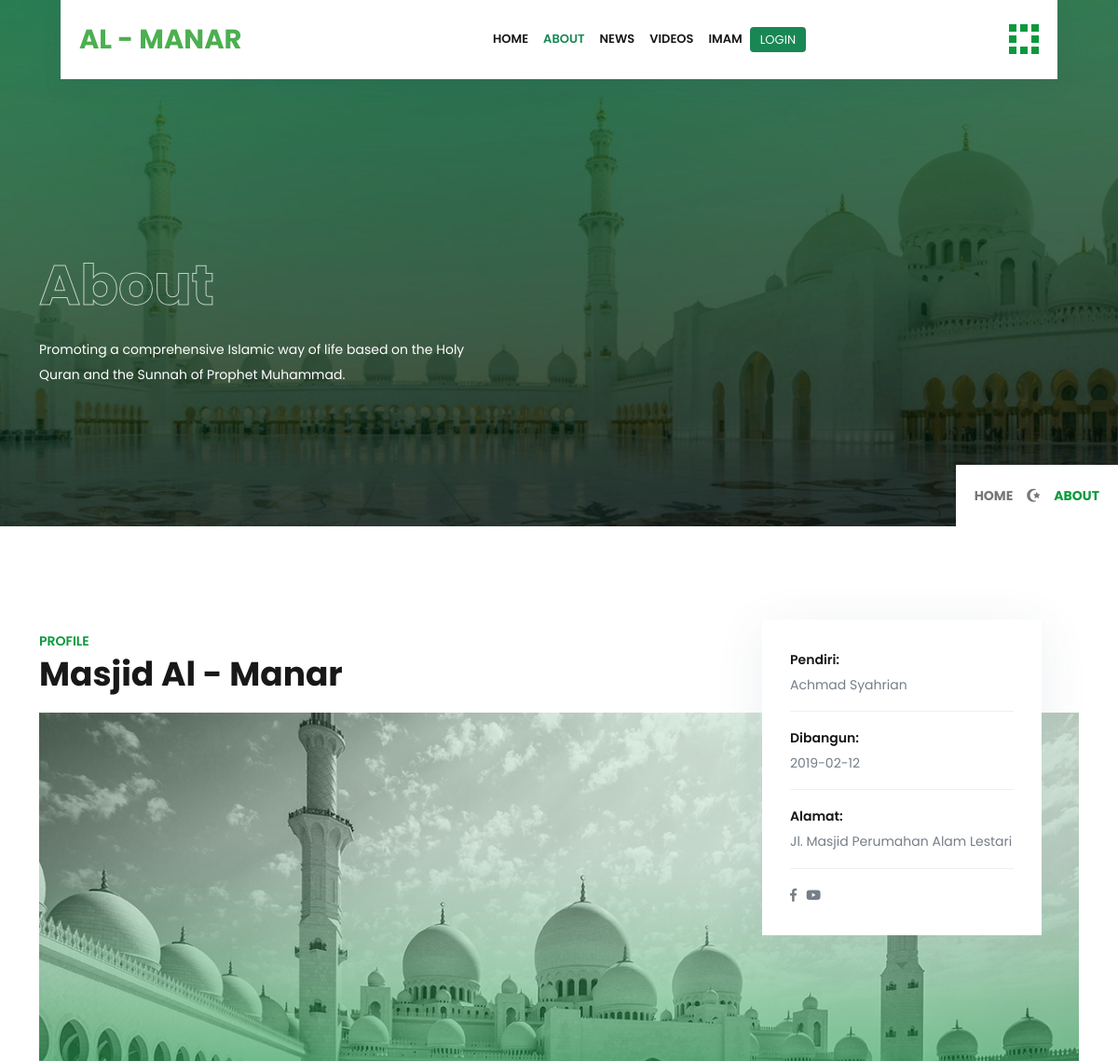
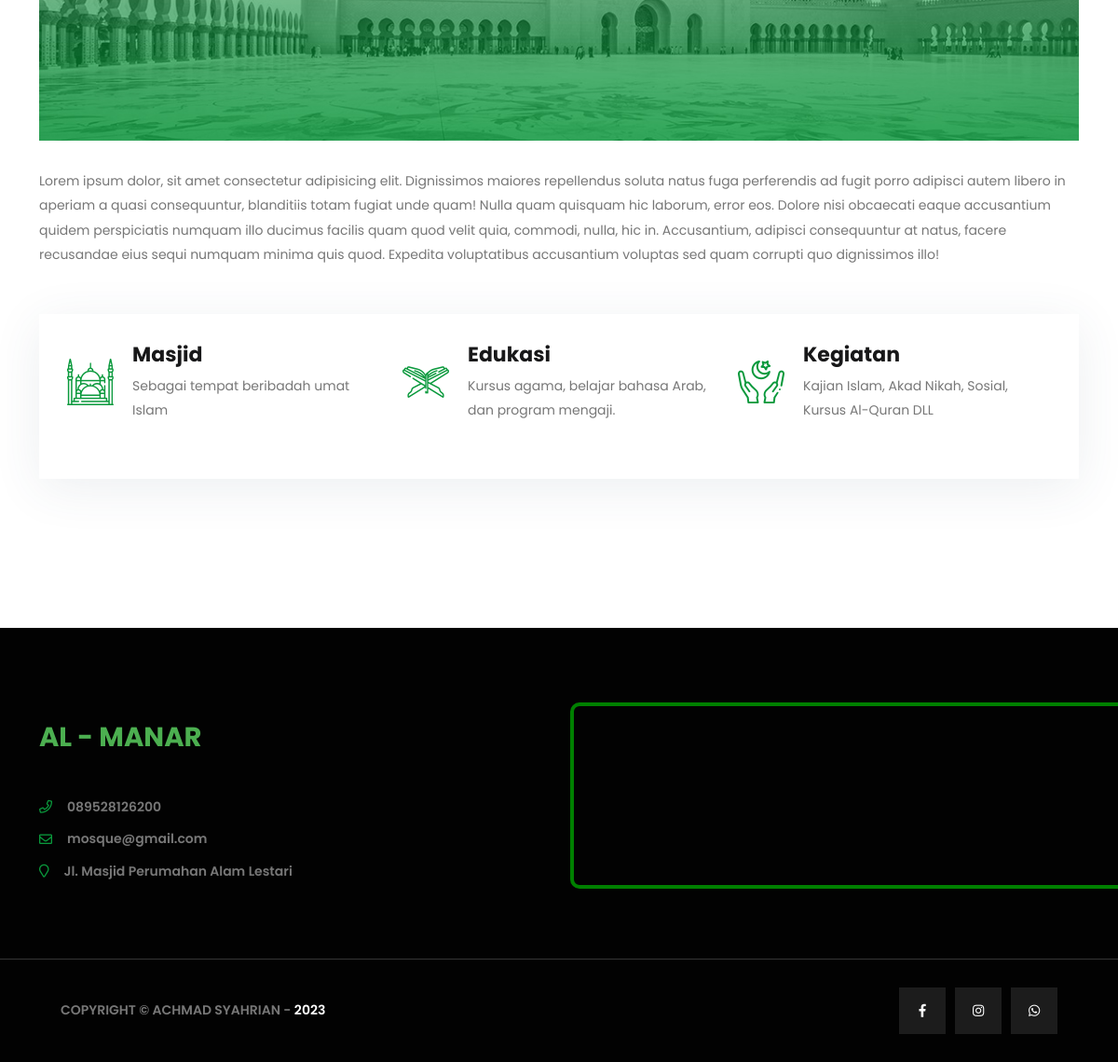
The page /users/pages/about.php on the database its author committed (2 pictures, top to bottom).
### tables this page shows
CREATE TABLE `masjid` (
  `id_masjid` int(11) NOT NULL,
  `nama_masjid` varchar(100) NOT NULL,
  `deskripsi` text NOT NULL,
  `pendiri` varchar(100) NOT NULL,
  `tgl_bangun` date NOT NULL,
  `alamat` text NOT NULL,
  `telp` varchar(100) NOT NULL,
  `email` varchar(100) NOT NULL,
  `facebook` varchar(100) NOT NULL,
  `youtube` varchar(100) NOT NULL,
  `foto` varchar(100) NOT NULL
);

### users/inc/mobile-nav.php (called while the page is built, shortened)
<?php include('navbar.php'); ?>

### users/pages/functions.php (called while the page is built, shortened)
<?php
$connect = mysqli_connect("localhost","root", "", "project_masjid");
function query($query) {
  global $connect;
  $result = mysqli_query($connect, $query);
  $rows = [];
    while ($row = mysqli_fetch_assoc($result)) {
      $rows[] = $row;
    }
    return $rows;
}
?>

### users/pages/about.php (the view, shortened to what this page needs)
<?php
require "functions.php";
$titlePage = "About";
?>
<!DOCTYPE html>
<html lang="en" dir="ltr">
  <?php include('../inc/head.php'); ?>
<body>
  <?php include('../inc/mobile-nav.php'); ?>
  <?php include('../inc/header.php'); ?>
  <?php include('../inc/sub-header.php'); ?>
   <div class="section">
    <div class="container">
      <div class="entry-content">
        <span class="fw-600 custom-primary text-uppercase">Profile</span>
        <h3 class="entry-title">Masjid <?= $resultMasjid['nama_masjid']; ?></h3>
        <div class="sigma_post-single-thumb">
            <img src="../../assets/img/about/<?= $resultMasjid['foto'];?>"  alt="post">
          <div class="sigma_box">
            <div class="sigma_list-item">
              <label>Pendiri:</label>
              <span>
                <?= $resultMasjid['pendiri'] ? $resultMasjid['pendiri'] : "-"; ?>
              </span>
            </div>
            <div class="sigma_list-item">
              <label>Dibangun:</label>
              <span>
                <?= $resultMasjid['tgl_bangun'] ? $resultMasjid['tgl_bangun'] : "-"; ?>
              </span>
            </div>
            <div class="sigma_list-item">
              <label>Alamat:</label>
              <span>
                <?= $resultMasjid['alamat'] ? $resultMasjid['alamat'] : "-"; ?>
              </span>
            </div>
            <div class="sigma_list-item">
              <ul class="sigma_sm">
                <li>
                  <a href="<?= $resultMasjid['facebook'] ? $resultMasjid['facebook'] : "#"; ?>">
                    <i class="fab fa-facebook-f"></i>
                  </a>
                </li>
                <li>
                  <a href="<?= $resultMasjid['youtube'] ? $resultMasjid['youtube'] : "#"; ?>">
                    <i class="fab fa-youtube"></i>
                  </a>
                </li>
              </ul>
            </div>
          </div>
        </div>
        <p> <?= $resultMasjid['deskripsi'] ? $resultMasjid['deskripsi'] : "Tidak ada deskripsi tentang masjid ini"; ?> </p>
        <div class="sigma_box">
          <div class="row">
            <div class="col-md-4">
              <div class="sigma_icon-block icon-block-3">
                <div class="icon-wrapper">
                  <i class="flaticon-mosque"></i>
                </div>
                <div class="sigma_icon-block-content">
                  <h5> Masjid </h5>
                  <p>Sebagai tempat beribadah umat Islam</p>
                </div>
              </div>
            </div>
            <div class="col-md-4">
              <div class="sigma_icon-block icon-block-3">
                <div class="icon-wrapper">
                  <i class="flaticon-quran"></i>
                </div>
                <div class="sigma_icon-block-content">
                  <h5> Edukasi </h5>
                  <p>Kursus agama, belajar bahasa Arab, dan program mengaji.</p>
                </div>
              </div>
            </div>
            <div class="col-md-4">
              <div class="sigma_icon-block icon-block-3">
                <div class="icon-wrapper">
                  <i class="flaticon-islamic-new-year"></i>
                </div>
                <div class="sigma_icon-block-content">
                  <h5> Kegiatan </h5>
                  <p> Kajian Islam, Akad Nikah, Sosial, Kursus Al-Quran DLL</p>
                </div>
              </div>
            </div>
          </div>
        </div>
      </div>
    </div>
  </div>
  <?php include('../inc/footer.php') ?>
</body>
</html>

### users/inc/head.php (shortened to what this page needs)
<head>
  <link rel="stylesheet" href="../../assets/css/plugins/bootstrap.min.css">
  <link rel="stylesheet" href="../../assets/css/plugins/animate.min.css">
  <link rel="stylesheet" href="../../assets/css/plugins/magnific-popup.css">
  <link rel="stylesheet" href="../../assets/css/plugins/slick.css">
  <link rel="stylesheet" href="../../assets/css/plugins/slick-theme.css">
  <link rel="stylesheet" href="../../assets/css/plugins/ion.rangeSlider.min.css">
  <link rel="stylesheet" href="../../assets/fonts/flaticon/flaticon.css">
  <link rel="stylesheet" href="../../assets/css/plugins/font-awesome.min.css">
  <link rel="stylesheet" href="../../assets/css/style.css">
  <link rel="stylesheet" href="../../assets/css/responsive.css">
</head>

### users/inc/header.php (shortened to what this page needs)
<?php
$resultMasjid = query("SELECT * FROM masjid")[0];
?>
<header class="sigma_header header-4 can-sticky header-absolute">
    <div class="sigma_header-middle">
      <div class="container-fluid">
        <nav class="navbar">
          <div class="sigma_logo-wrapper">
            <a class="navbar-brand" href="index">
              <?= $resultMasjid['nama_masjid']; ?>
            </a>
          </div>
          <?php include('navbar.php'); ?>
          <div class="sigma_header-controls style-2">
            <ul class="sigma_header-controls-inner">
              <li class="aside-toggler style-2 aside-trigger-right desktop-toggler">
                <span></span>
                <span></span>
                <span></span>
                <span></span>
                <span></span>
                <span></span>
                <span></span>
                <span></span>
              </li>
            </ul>
          </div>
        </nav>
      </div>
    </div>
  </header>

### users/inc/navbar.php (shortened to what this page needs)
<ul class="navbar-nav">
  <li class="menu-item"> <a class="<?php if($titlePage === "Home") {echo "text-success";}?>" href="index">Home</a></li>
  <li class="menu-item"> <a class="<?php if($titlePage === "About") {echo "text-success";}?>" href="about">About</a></li>
  <li class="menu-item"> <a class="<?php if($titlePage === "News") {echo "text-success";}?>" href="news">News</a></li>
  <li class="menu-item"> <a class="<?php if($titlePage === "Videos") {echo "text-success";}?>" href="videos">Videos</a></li>
  <li class="menu-item"> <a class="<?php if($titlePage === "Imam") {echo "text-success";}?>" href="imam">Imam</a></li>
  <?php if(isset($_SESSION['id_user'])) : ?>
    <li class="menu-item">
      <form method="POST">
        <button class="btn btn-success btn-outline-success btn-sm text-light" name="logout" style="font-size:13px; ">LOGOUT</button>
      </form>
    </li>
  <?php else : ?>
    <li class="menu-item">
      <span class="badge rounded bg-success text-muted">
        <a class="text-light d-flex " style="font-size:13px" href="login">LOGIN</a>
      </span>
    </li>
  <?php endif; ?>
</ul>

### users/inc/sub-header.php
<div class="sigma_subheader dark-overlay dark-overlay-2" style="background-image: url(../../assets/img/background/bg-subheader.jpg)">
    <div class="container">
      <div class="sigma_subheader-inner">
        <div class="sigma_subheader-text">
          <h1> <?= $titlePage; ?></h1>
          <p class="text-white mb-0">  Promoting a comprehensive Islamic way of life based on the Holy Quran and the Sunnah of Prophet Muhammad. </p>
        </div>
        <nav aria-label="breadcrumb">
          <ol class="breadcrumb">
            <li class="breadcrumb-item"><a class="btn-link" href="index">Home</a></li>
            <li class="breadcrumb-item active" aria-current="page"><?= $titlePage; ?></li>
          </ol>
        </nav>
      </div>
    </div>
  </div>

### users/inc/footer.php (shortened to what this page needs)
<?php
$resultMasjid = query("SELECT * FROM masjid")[0];
?>
  <footer class="sigma_footer footer-2 sigma_footer-dark">
    <div class="sigma_footer-middle">
      <div class="container">
        <div class="row">
          <div class="col-md-6 footer-widget">
            <div class="sigma_footer-logo mb-4">
              <a class="navbar-brand" href="index">
                <?= $resultMasjid['nama_masjid']; ?>
              </a>
            </div>
            <div class="d-flex align-items-center justify-content-start">
              <i class="far fa-phone custom-primary me-3"></i>
              <span><?= $resultMasjid['telp'] ? $resultMasjid['telp'] : "-"; ?></span>
            </div>
            <div class="d-flex align-items-center ustify-content-start mt-2">
              <i class="far fa-envelope custom-primary me-3"></i>
              <span><?= $resultMasjid['email'] ? $resultMasjid['email'] : "-"; ?></span>
            </div>
            <div class="d-flex align-items-center ustify-content-start mt-2">
              <i class="far fa-map-marker custom-primary me-3"></i>
              <span><?= $resultMasjid['alamat'] ? $resultMasjid['alamat'] : "-"; ?></span>
            </div>
          </div>
          <div class="col-md-6">
            <iframe src="https://www.google.com/maps/embed?pb=!1m18!1m12!1m3!1d31855.24445219327!2d98.7595180883008!3d3.609083862029277!2m3!1f0!2f0!3f0!3m2!1i1024!2i768!4f13.1!3m3!1m2!1s0x303136af521bb501%3A0x107ccbb79e35de7d!2sGg.%20Mispon%2C%20Kec.%20Percut%20Sei%20Tuan%2C%20Kabupaten%20Deli%20Serdang%2C%20Sumatera%20Utara%2020371!5e0!3m2!1sid!2sid!4v1677463706669!5m2!1sid!2sid" width="600" height="200px" style="border:4px solid green; border-radius:10px;" allowfullscreen="" loading="lazy"></iframe>
          </div>
        </div>
      </div>
    </div>
    <div class="sigma_footer-bottom">
      <div class="container-fluid">
        <div class="sigma_footer-copyright">
          <p> Copyright © Achmad Syahrian - <a href="#" class="text-white">2023</a> </p>
        </div>
        <ul class="sigma_sm square">
          <li>
            <a href="https://web.facebook.com/achmad.syahrian.1">
              <i class="fab fa-facebook-f"></i>
            </a>
          </li>
          <li>
            <a href="http://instagram.com/_achsyh_">
              <i class="fab fa-instagram"></i>
            </a>
          </li>
          <li>
            <a href="http://wa.me/6289528126200">
              <i class="fab fa-whatsapp"></i>
            </a>
          </li>
        </ul>
      </div>
    </div>
  </footer>

### assets/css/responsive.css (style rules this page uses)
@media (max-width: 1500px) { .container-fluid { padding-left: 65px; padding-right: 65px; } }
@media (max-width: 1500px) { .sigma_header-middle .navbar>.navbar-nav>.menu-item>a { padding: 30px 8px; } }

### users/inc/mobile-nav.php (style rules this page uses)
.sigma_logo-wrapper { display: flex; align-items: center; }
.sigma_logo-wrapper a { font-size: 24px; font-weight: bold; color: #333; text-decoration: none; text-transform: uppercase; }

### users/inc/header.php (style rules this page uses)
.sigma_logo-wrapper { display: flex; align-items: center; }
.sigma_logo-wrapper a { font-size: 29px; font-weight: bold; color: #4caf50; text-decoration: none; text-transform: uppercase; }

### users/inc/footer.php (style rules this page uses)
.sigma_footer-logo { display: flex; align-items: center; }
.sigma_footer-logo a { font-size: 29px; font-weight: bold; color: #4caf50; text-decoration: none; text-transform: uppercase; }

### rows shown on the page
masjid: nama_masjid "AL - MANAR", nama_masjid "Al - Manar", foto (picture), pendiri "Achmad Syahrian", tgl_bangun "2019-02-12", alamat "Jl. Masjid Perumahan Alam Lestari", deskripsi "Lorem ipsum dolor, sit amet consectetur adipisicing elit. Dignissimos maiores repellendus soluta natus fuga perferendis ad fugit porro adipisci autem libero in aperiam a quasi consequuntur, blanditiis totam fugiat unde quam! Nulla quam quisquam hic laborum, error eos. Dolore nisi obcaecati eaque accusantium quidem perspiciatis numquam illo ducimus facilis quam quod velit quia, commodi, nulla, hic in. Accusantium, adipisci consequuntur at natus, facere recusandae eius sequi numquam minima quis quod. Expedita voluptatibus accusantium voluptas sed quam corrupti quo dignissimos illo!", telp "089528126200", email "mosque@gmail.com"

### other values the page prints
$titlePage "ABOUT"
